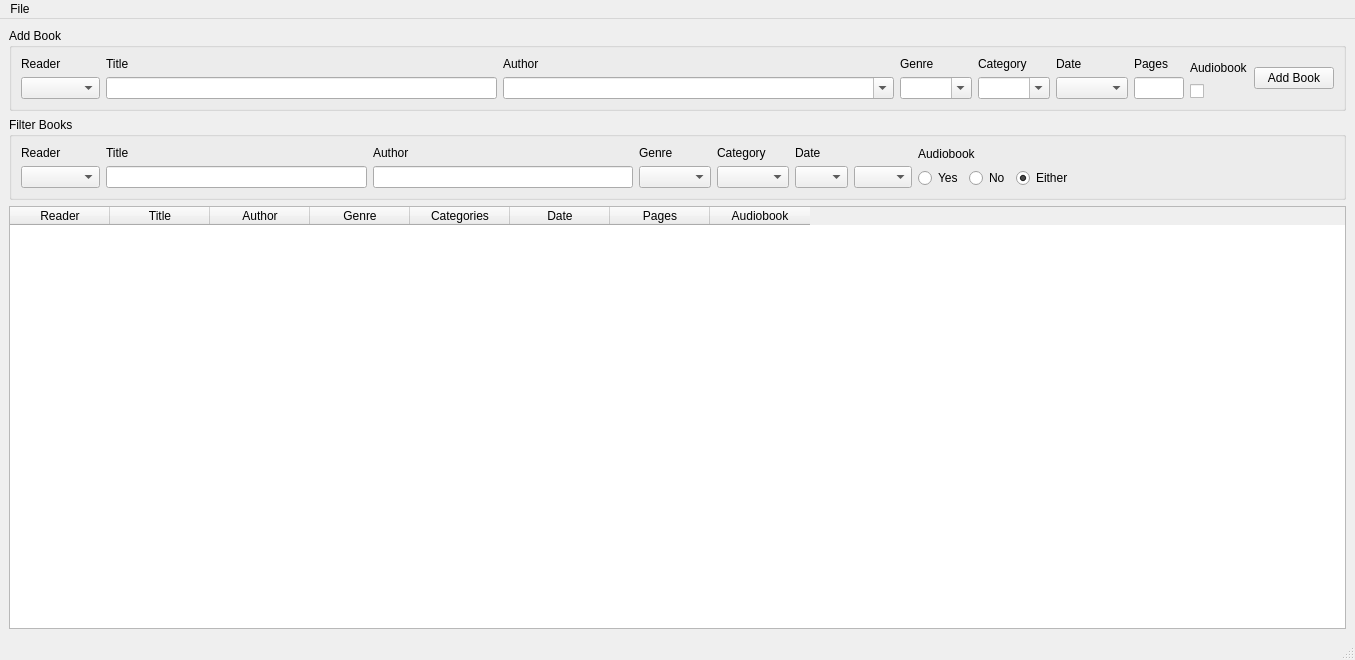
<ui version="4.0" >
 <class>MainWindow</class>
 <widget class="QMainWindow" name="MainWindow" >
  <property name="geometry" >
   <rect>
    <x>0</x>
    <y>0</y>
    <width>1355</width>
    <height>660</height>
   </rect>
  </property>
  <property name="windowTitle" >
   <string>BookTracker</string>
  </property>
  <property name="windowIcon" >
   <iconset>
    <normaloff>../images/books.png</normaloff>../images/books.png</iconset>
  </property>
  <property name="unifiedTitleAndToolBarOnMac" >
   <bool>false</bool>
  </property>
  <widget class="QWidget" name="centralwidget" >
   <property name="geometry" >
    <rect>
     <x>0</x>
     <y>22</y>
     <width>1355</width>
     <height>616</height>
    </rect>
   </property>
   <layout class="QVBoxLayout" name="verticalLayout_16" >
    <item>
     <widget class="QGroupBox" name="groupBox" >
      <property name="title" >
       <string>Add Book</string>
      </property>
      <layout class="QHBoxLayout" name="horizontalLayout_3" >
       <item>
        <layout class="QVBoxLayout" name="verticalLayout_5" >
         <item>
          <widget class="QLabel" name="label_5" >
           <property name="text" >
            <string>Reader</string>
           </property>
          </widget>
         </item>
         <item>
          <widget class="QComboBox" name="addReader" >
           <property name="sizePolicy" >
            <sizepolicy vsizetype="Fixed" hsizetype="Fixed" >
             <horstretch>0</horstretch>
             <verstretch>0</verstretch>
            </sizepolicy>
           </property>
           <property name="maximumSize" >
            <size>
             <width>100</width>
             <height>16777215</height>
            </size>
           </property>
           <item>
            <property name="text" >
             <string/>
            </property>
           </item>
           <item>
            <property name="text" >
             <string>Jon</string>
            </property>
           </item>
           <item>
            <property name="text" >
             <string>Tibby</string>
            </property>
           </item>
           <item>
            <property name="text" >
             <string>Emily</string>
            </property>
           </item>
           <item>
            <property name="text" >
             <string>Rhys</string>
            </property>
           </item>
           <item>
            <property name="text" >
             <string>Rebecca</string>
            </property>
           </item>
           <item>
            <property name="text" >
             <string>Hannah</string>
            </property>
           </item>
           <item>
            <property name="text" >
             <string>Jane</string>
            </property>
           </item>
          </widget>
         </item>
        </layout>
       </item>
       <item>
        <layout class="QVBoxLayout" name="verticalLayout" >
         <item>
          <widget class="QLabel" name="label" >
           <property name="text" >
            <string>Title</string>
           </property>
          </widget>
         </item>
         <item>
          <widget class="QLineEdit" name="addTitle" >
           <property name="sizePolicy" >
            <sizepolicy vsizetype="Fixed" hsizetype="MinimumExpanding" >
             <horstretch>0</horstretch>
             <verstretch>0</verstretch>
            </sizepolicy>
           </property>
           <property name="minimumSize" >
            <size>
             <width>220</width>
             <height>0</height>
            </size>
           </property>
          </widget>
         </item>
        </layout>
       </item>
       <item>
        <layout class="QVBoxLayout" name="verticalLayout_2" >
         <item>
          <widget class="QLabel" name="label_2" >
           <property name="text" >
            <string>Author</string>
           </property>
          </widget>
         </item>
         <item>
          <widget class="QComboBox" name="addAuthor" >
           <property name="sizePolicy" >
            <sizepolicy vsizetype="Fixed" hsizetype="MinimumExpanding" >
             <horstretch>0</horstretch>
             <verstretch>0</verstretch>
            </sizepolicy>
           </property>
           <property name="minimumSize" >
            <size>
             <width>200</width>
             <height>0</height>
            </size>
           </property>
           <property name="editable" >
            <bool>true</bool>
           </property>
          </widget>
         </item>
        </layout>
       </item>
       <item>
        <layout class="QVBoxLayout" name="verticalLayout_3" >
         <item>
          <widget class="QLabel" name="label_3" >
           <property name="text" >
            <string>Genre</string>
           </property>
          </widget>
         </item>
         <item>
          <widget class="QComboBox" name="addGenre" >
           <property name="maximumSize" >
            <size>
             <width>120</width>
             <height>16777215</height>
            </size>
           </property>
           <property name="editable" >
            <bool>true</bool>
           </property>
          </widget>
         </item>
        </layout>
       </item>
       <item>
        <layout class="QVBoxLayout" name="verticalLayout_4" >
         <item>
          <widget class="QLabel" name="label_4" >
           <property name="text" >
            <string>Category</string>
           </property>
          </widget>
         </item>
         <item>
          <widget class="QComboBox" name="addCategory" >
           <property name="maximumSize" >
            <size>
             <width>120</width>
             <height>16777215</height>
            </size>
           </property>
           <property name="editable" >
            <bool>true</bool>
           </property>
          </widget>
         </item>
        </layout>
       </item>
       <item>
        <layout class="QVBoxLayout" name="verticalLayout_13" >
         <item>
          <widget class="QLabel" name="label_12" >
           <property name="text" >
            <string>Date</string>
           </property>
          </widget>
         </item>
         <item>
          <widget class="QComboBox" name="addDate" >
           <property name="focusPolicy" >
            <enum>Qt::NoFocus</enum>
           </property>
          </widget>
         </item>
        </layout>
       </item>
       <item>
        <layout class="QVBoxLayout" name="verticalLayout_6" >
         <item>
          <widget class="QLabel" name="label_6" >
           <property name="text" >
            <string>Pages</string>
           </property>
          </widget>
         </item>
         <item>
          <widget class="QLineEdit" name="addPages" >
           <property name="sizePolicy" >
            <sizepolicy vsizetype="Fixed" hsizetype="Fixed" >
             <horstretch>0</horstretch>
             <verstretch>0</verstretch>
            </sizepolicy>
           </property>
           <property name="minimumSize" >
            <size>
             <width>50</width>
             <height>0</height>
            </size>
           </property>
           <property name="maximumSize" >
            <size>
             <width>50</width>
             <height>16777215</height>
            </size>
           </property>
          </widget>
         </item>
        </layout>
       </item>
       <item>
        <layout class="QVBoxLayout" name="verticalLayout_7" >
         <item>
          <widget class="QLabel" name="label_7" >
           <property name="text" >
            <string>Audiobook</string>
           </property>
          </widget>
         </item>
         <item>
          <widget class="QCheckBox" name="addAudiobook" >
           <property name="text" >
            <string/>
           </property>
          </widget>
         </item>
        </layout>
       </item>
       <item>
        <widget class="QPushButton" name="addBook" >
         <property name="text" >
          <string>Add Book</string>
         </property>
        </widget>
       </item>
      </layout>
     </widget>
    </item>
    <item>
     <widget class="QGroupBox" name="groupBox_2" >
      <property name="title" >
       <string>Filter Books</string>
      </property>
      <layout class="QHBoxLayout" name="horizontalLayout_4" >
       <item>
        <layout class="QVBoxLayout" name="verticalLayout_15" >
         <item>
          <widget class="QLabel" name="label_15" >
           <property name="text" >
            <string>Reader</string>
           </property>
          </widget>
         </item>
         <item>
          <widget class="QComboBox" name="filterReader" >
           <property name="sizePolicy" >
            <sizepolicy vsizetype="Fixed" hsizetype="Fixed" >
             <horstretch>0</horstretch>
             <verstretch>0</verstretch>
            </sizepolicy>
           </property>
           <property name="maximumSize" >
            <size>
             <width>100</width>
             <height>16777215</height>
            </size>
           </property>
           <item>
            <property name="text" >
             <string/>
            </property>
           </item>
           <item>
            <property name="text" >
             <string>Jon</string>
            </property>
           </item>
           <item>
            <property name="text" >
             <string>Tibby</string>
            </property>
           </item>
           <item>
            <property name="text" >
             <string>Emily</string>
            </property>
           </item>
           <item>
            <property name="text" >
             <string>Rhys</string>
            </property>
           </item>
           <item>
            <property name="text" >
             <string>Rebecca</string>
            </property>
           </item>
           <item>
            <property name="text" >
             <string>Hannah</string>
            </property>
           </item>
           <item>
            <property name="text" >
             <string>Jane</string>
            </property>
           </item>
          </widget>
         </item>
        </layout>
       </item>
       <item>
        <layout class="QVBoxLayout" name="verticalLayout_8" >
         <item>
          <widget class="QLabel" name="label_8" >
           <property name="text" >
            <string>Title</string>
           </property>
          </widget>
         </item>
         <item>
          <widget class="QLineEdit" name="filterTitle" />
         </item>
        </layout>
       </item>
       <item>
        <layout class="QVBoxLayout" name="verticalLayout_9" >
         <item>
          <widget class="QLabel" name="label_9" >
           <property name="text" >
            <string>Author</string>
           </property>
          </widget>
         </item>
         <item>
          <widget class="QLineEdit" name="filterAuthor" >
           <property name="focusPolicy" >
            <enum>Qt::StrongFocus</enum>
           </property>
           <property name="readOnly" >
            <bool>false</bool>
           </property>
          </widget>
         </item>
        </layout>
       </item>
       <item>
        <layout class="QVBoxLayout" name="verticalLayout_10" >
         <item>
          <widget class="QLabel" name="label_10" >
           <property name="text" >
            <string>Genre</string>
           </property>
          </widget>
         </item>
         <item>
          <widget class="QComboBox" name="filterGenre" >
           <property name="editable" >
            <bool>false</bool>
           </property>
          </widget>
         </item>
        </layout>
       </item>
       <item>
        <layout class="QVBoxLayout" name="verticalLayout_11" >
         <item>
          <widget class="QLabel" name="label_11" >
           <property name="text" >
            <string>Category</string>
           </property>
          </widget>
         </item>
         <item>
          <widget class="QComboBox" name="filterCategory" >
           <property name="editable" >
            <bool>false</bool>
           </property>
          </widget>
         </item>
        </layout>
       </item>
       <item>
        <layout class="QVBoxLayout" name="verticalLayout_12" >
         <item>
          <widget class="QLabel" name="label_13" >
           <property name="text" >
            <string>Date</string>
           </property>
          </widget>
         </item>
         <item>
          <layout class="QHBoxLayout" name="horizontalLayout" >
           <item>
            <widget class="QComboBox" name="filterMonth" >
             <property name="sizePolicy" >
              <sizepolicy vsizetype="Fixed" hsizetype="Fixed" >
               <horstretch>0</horstretch>
               <verstretch>0</verstretch>
              </sizepolicy>
             </property>
             <property name="maximumSize" >
              <size>
               <width>65</width>
               <height>16777215</height>
              </size>
             </property>
             <property name="focusPolicy" >
              <enum>Qt::NoFocus</enum>
             </property>
             <item>
              <property name="text" >
               <string/>
              </property>
             </item>
             <item>
              <property name="text" >
               <string>Jan</string>
              </property>
             </item>
             <item>
              <property name="text" >
               <string>Feb</string>
              </property>
             </item>
             <item>
              <property name="text" >
               <string>Mar</string>
              </property>
             </item>
             <item>
              <property name="text" >
               <string>Apr</string>
              </property>
             </item>
             <item>
              <property name="text" >
               <string>May</string>
              </property>
             </item>
             <item>
              <property name="text" >
               <string>Jun</string>
              </property>
             </item>
             <item>
              <property name="text" >
               <string>Jul</string>
              </property>
             </item>
             <item>
              <property name="text" >
               <string>Aug</string>
              </property>
             </item>
             <item>
              <property name="text" >
               <string>Sep</string>
              </property>
             </item>
             <item>
              <property name="text" >
               <string>Oct</string>
              </property>
             </item>
             <item>
              <property name="text" >
               <string>Nov</string>
              </property>
             </item>
             <item>
              <property name="text" >
               <string>Dec</string>
              </property>
             </item>
            </widget>
           </item>
           <item>
            <widget class="QComboBox" name="filterYear" >
             <property name="sizePolicy" >
              <sizepolicy vsizetype="Fixed" hsizetype="Fixed" >
               <horstretch>0</horstretch>
               <verstretch>0</verstretch>
              </sizepolicy>
             </property>
             <property name="maximumSize" >
              <size>
               <width>80</width>
               <height>16777215</height>
              </size>
             </property>
             <property name="focusPolicy" >
              <enum>Qt::NoFocus</enum>
             </property>
             <item>
              <property name="text" >
               <string/>
              </property>
             </item>
             <item>
              <property name="text" >
               <string>2003</string>
              </property>
             </item>
             <item>
              <property name="text" >
               <string>2004</string>
              </property>
             </item>
             <item>
              <property name="text" >
               <string>2005</string>
              </property>
             </item>
             <item>
              <property name="text" >
               <string>2006</string>
              </property>
             </item>
             <item>
              <property name="text" >
               <string>2007</string>
              </property>
             </item>
             <item>
              <property name="text" >
               <string>2008</string>
              </property>
             </item>
             <item>
              <property name="text" >
               <string>2009</string>
              </property>
             </item>
             <item>
              <property name="text" >
               <string>2010</string>
              </property>
             </item>
            </widget>
           </item>
          </layout>
         </item>
        </layout>
       </item>
       <item>
        <layout class="QVBoxLayout" name="verticalLayout_14" >
         <item>
          <widget class="QLabel" name="label_14" >
           <property name="text" >
            <string>Audiobook</string>
           </property>
          </widget>
         </item>
         <item>
          <layout class="QHBoxLayout" name="horizontalLayout_2" >
           <item>
            <widget class="QRadioButton" name="filterAudiobookYes" >
             <property name="focusPolicy" >
              <enum>Qt::NoFocus</enum>
             </property>
             <property name="text" >
              <string>Yes</string>
             </property>
            </widget>
           </item>
           <item>
            <widget class="QRadioButton" name="filterAudiobookNo" >
             <property name="focusPolicy" >
              <enum>Qt::NoFocus</enum>
             </property>
             <property name="text" >
              <string>No</string>
             </property>
            </widget>
           </item>
           <item>
            <widget class="QRadioButton" name="filterAudiobookEither" >
             <property name="focusPolicy" >
              <enum>Qt::NoFocus</enum>
             </property>
             <property name="text" >
              <string>Either</string>
             </property>
             <property name="checked" >
              <bool>true</bool>
             </property>
            </widget>
           </item>
          </layout>
         </item>
        </layout>
       </item>
       <item>
        <spacer name="horizontalSpacer" >
         <property name="orientation" >
          <enum>Qt::Horizontal</enum>
         </property>
         <property name="sizeHint" stdset="0" >
          <size>
           <width>228</width>
           <height>20</height>
          </size>
         </property>
        </spacer>
       </item>
      </layout>
     </widget>
    </item>
    <item>
     <widget class="QTableWidget" name="bookTable" >
      <property name="editTriggers" >
       <set>QAbstractItemView::NoEditTriggers</set>
      </property>
      <property name="alternatingRowColors" >
       <bool>true</bool>
      </property>
      <property name="selectionMode" >
       <enum>QAbstractItemView::NoSelection</enum>
      </property>
      <property name="selectionBehavior" >
       <enum>QAbstractItemView::SelectItems</enum>
      </property>
      <property name="sortingEnabled" >
       <bool>true</bool>
      </property>
      <property name="columnCount" >
       <number>8</number>
      </property>
      <column>
       <property name="text" >
        <string>Reader</string>
       </property>
      </column>
      <column>
       <property name="text" >
        <string>Title</string>
       </property>
      </column>
      <column>
       <property name="text" >
        <string>Author</string>
       </property>
      </column>
      <column>
       <property name="text" >
        <string>Genre</string>
       </property>
      </column>
      <column>
       <property name="text" >
        <string>Categories</string>
       </property>
      </column>
      <column>
       <property name="text" >
        <string>Date</string>
       </property>
      </column>
      <column>
       <property name="text" >
        <string>Pages</string>
       </property>
      </column>
      <column>
       <property name="text" >
        <string>Audiobook</string>
       </property>
      </column>
     </widget>
    </item>
   </layout>
  </widget>
  <widget class="QMenuBar" name="menubar" >
   <property name="geometry" >
    <rect>
     <x>0</x>
     <y>0</y>
     <width>1355</width>
     <height>22</height>
    </rect>
   </property>
   <widget class="QMenu" name="menuFile" >
    <property name="title" >
     <string>File</string>
    </property>
    <addaction name="actionAbout_Qt" />
    <addaction name="actionAbout_BookTracker" />
    <addaction name="actionQuit" />
   </widget>
   <addaction name="menuFile" />
  </widget>
  <widget class="QStatusBar" name="statusbar" >
   <property name="geometry" >
    <rect>
     <x>0</x>
     <y>638</y>
     <width>1355</width>
     <height>22</height>
    </rect>
   </property>
  </widget>
  <action name="actionQuit" >
   <property name="text" >
    <string>Quit</string>
   </property>
   <property name="menuRole" >
    <enum>QAction::QuitRole</enum>
   </property>
  </action>
  <action name="actionAbout_Qt" >
   <property name="text" >
    <string>About Qt</string>
   </property>
   <property name="menuRole" >
    <enum>QAction::AboutQtRole</enum>
   </property>
  </action>
  <action name="actionAbout_BookTracker" >
   <property name="text" >
    <string>About BookTracker</string>
   </property>
   <property name="menuRole" >
    <enum>QAction::AboutRole</enum>
   </property>
  </action>
  <action name="actionJon" >
   <property name="checkable" >
    <bool>true</bool>
   </property>
   <property name="checked" >
    <bool>true</bool>
   </property>
   <property name="text" >
    <string>Jon</string>
   </property>
  </action>
  <action name="actionTibby" >
   <property name="checkable" >
    <bool>true</bool>
   </property>
   <property name="text" >
    <string>Tibby</string>
   </property>
  </action>
  <action name="actionEmily" >
   <property name="checkable" >
    <bool>true</bool>
   </property>
   <property name="text" >
    <string>Emily</string>
   </property>
  </action>
  <action name="actionRhys" >
   <property name="checkable" >
    <bool>true</bool>
   </property>
   <property name="text" >
    <string>Rhys</string>
   </property>
  </action>
  <action name="actionRebecca" >
   <property name="checkable" >
    <bool>true</bool>
   </property>
   <property name="text" >
    <string>Rebecca</string>
   </property>
  </action>
  <action name="actionHannah" >
   <property name="checkable" >
    <bool>true</bool>
   </property>
   <property name="text" >
    <string>Hannah</string>
   </property>
  </action>
  <action name="actionJane" >
   <property name="checkable" >
    <bool>true</bool>
   </property>
   <property name="text" >
    <string>Jane</string>
   </property>
  </action>
 </widget>
 <resources/>
 <connections/>
</ui>
